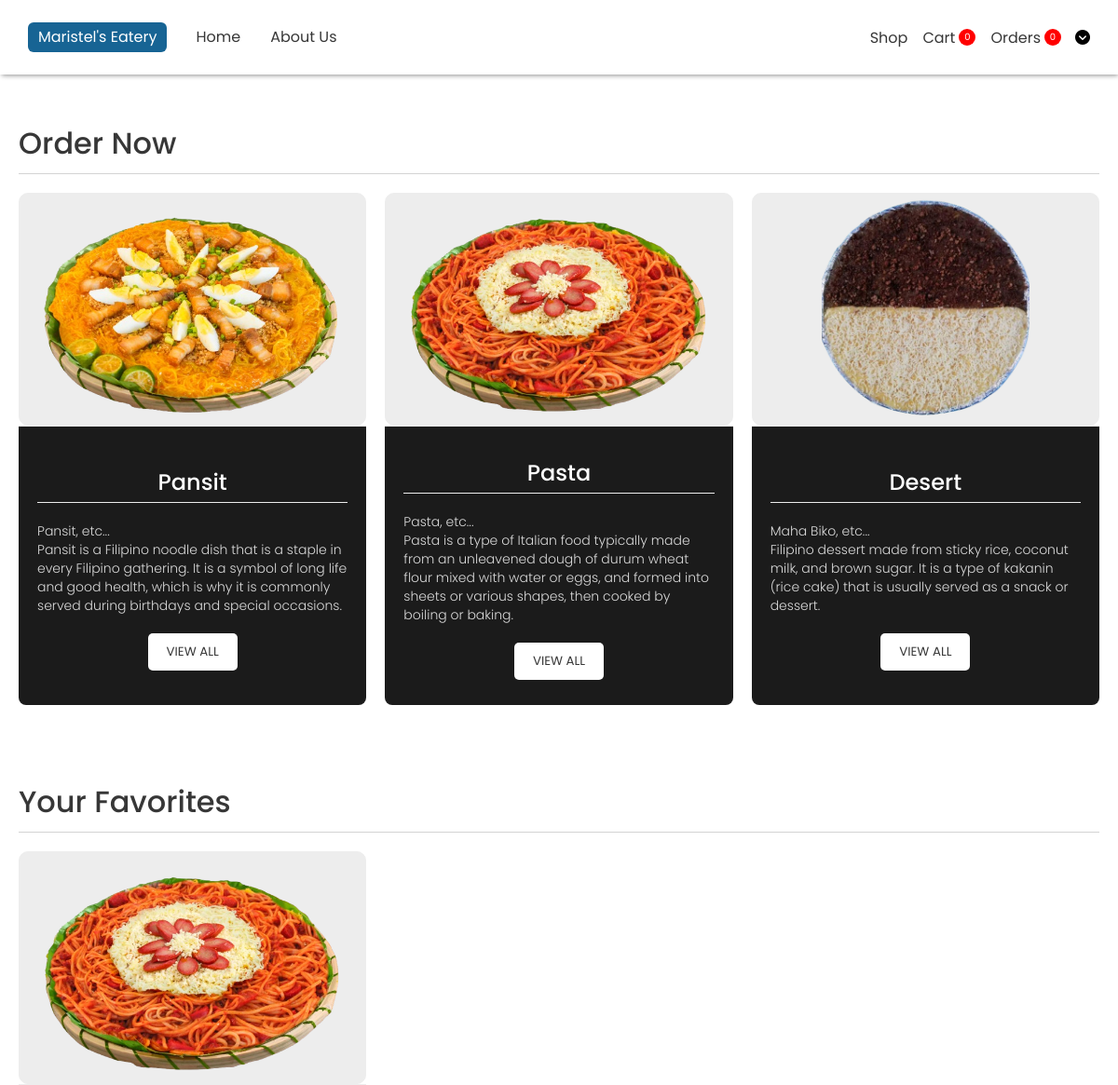
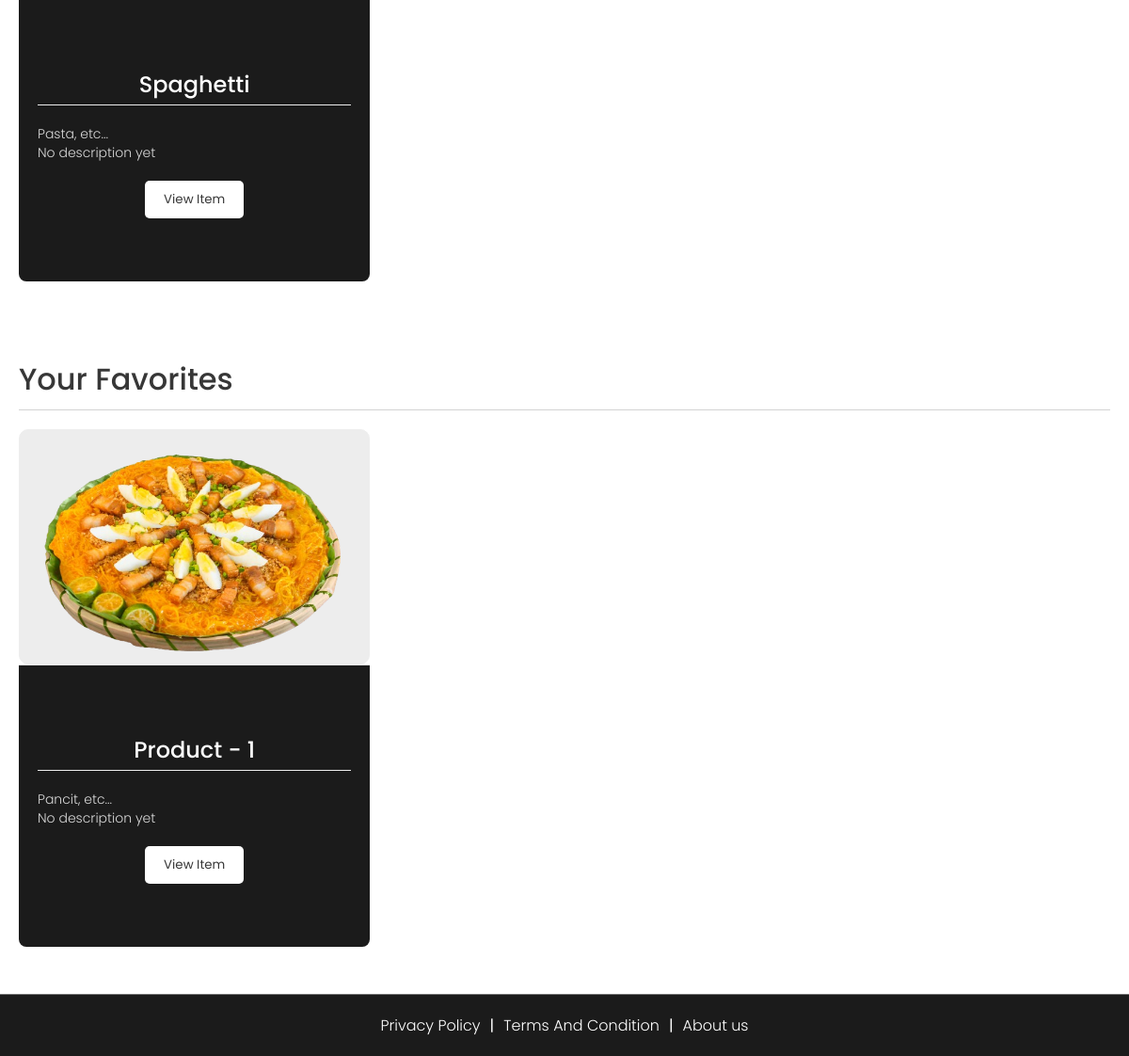
The page /components/Menus.php (signed in) on the database its author committed (2 pictures, top to bottom).
### tables this page shows
CREATE TABLE `tbl_products` (
  `prod_id` int(11) NOT NULL,
  `prod_name` varchar(255) NOT NULL,
  `prod_price_small` int(11) NOT NULL,
  `prod_price_medium` int(11) NOT NULL,
  `prod_price_large` int(11) NOT NULL,
  `prod_description` varchar(255) NOT NULL DEFAULT 'No description yet',
  `prod_type` int(11) NOT NULL,
  `prod_img` varchar(255) NOT NULL
);

CREATE TABLE `tbl_product_type` (
  `prod_type_id` int(11) NOT NULL,
  `prod_type_name` varchar(50) NOT NULL
);

### components/Menus.php (the view, shortened to what this page needs)
<!DOCTYPE html>
<html lang="en">
<head>
    <link rel="stylesheet" href="../styles/general.css">
    <link rel="stylesheet" href="../styles/footer.css">
    <link rel="stylesheet" href="../styles/navbar.css">
    <link rel="stylesheet" href="../styles/products.css">
    <link rel="stylesheet" href="https://cdnjs.cloudflare.com/ajax/libs/font-awesome/6.5.2/css/all.min.css">
</head>
<body>
    <?php include "./navbar.php" ?>
    <main>
        <div class="center">
            <div class="con">
                <div class="header-con">
                    <h1>Order Now</h1>
                </div>
                <div class="container" id="product-container">
                    <div class="con-items">
                        <div class="center grid-container">
                            <div class="content">
                                <div class="grid">
                                    <div class="img-con">
                                        <img src="../assets/products/palabok.png" alt="">
                                    </div>
                                    <div class="details">
                                        <div class="center">
                                            <div class="name">Pansit</div>
                                        </div>
                                        <div class="text">
                                            <div class="title">
                                                Pansit, etc...
                                            </div>
                                            Pansit is a Filipino noodle dish that is a staple in every Filipino gathering. It is a symbol of long life and good health, which is why it is commonly served during birthdays and special occasions.
                                        </div>
                                        <div class="center">
                                            <button class="view-all" data-id="1">VIEW ALL</button>
                                        </div>
                                    </div>
                                </div>
                            </div>
                            <div class="content">
                                <div class="grid">
                                    <div class="img-con">
                                        <img src="../assets/products/prod-1.jpg" alt="">
                                    </div>
                                    <div class="details">
                                        <div class="center">
                                            <div class="name">Pasta</div>
                                        </div>
                                        <div class="text">
                                            <div class="title">
                                                Pasta, etc...
                                            </div>
                                            Pasta is a type of Italian food typically made from an unleavened dough of durum wheat flour mixed with water or eggs, and formed into sheets or various shapes, then cooked by boiling or baking.
                                        </div>
                                        <div class="center">
                                            <button class="view-all" data-id="2">VIEW ALL</button>
                                        </div>
                                    </div>
                                </div>
                            </div>
                            <div class="content">
                                <div class="grid">
                                    <div class="img-con">
                                        <img src="../assets/products/maha-biko.png" alt="">
                                    </div>
                                    <div class="details">
                                        <div class="center">
                                            <div class="name">Desert</div>
                                        </div>
                                        <div class="text">
                                            <div class="title">
                                                Maha Biko, etc...
                                            </div>
                                            Filipino dessert made from sticky rice, coconut milk, and brown sugar. It is a type of kakanin (rice cake) that is usually served as a snack or dessert.
                                        </div>
                                        <div class="center">
                                            <button class="view-all" data-id="3">VIEW ALL</button>
                                        </div>
                                    </div>
                                </div>
                            </div>
                        </div>
                    </div>
                </div>
            </div>
        </div>
        <?php
            if(!empty($_SESSION["user_id"])){
        ?>
            <div class="grid">
                <?php
                    $query = "SELECT tp.*, tpt.prod_type_name, SUM(tc.prod_qnty) AS total_quantity
                                FROM tbl_cart tc
                                INNER JOIN tbl_products tp ON tc.prod_id = tp.prod_id
                                INNER JOIN tbl_product_type tpt ON tp.prod_type = tpt.prod_type_id
                                WHERE tc.account_id = ?
                                GROUP BY tc.prod_id
                                ORDER BY total_quantity DESC, tc.order_date DESC
                                LIMIT 3;";
                    $stmt = $conn->prepare($query);
                    $stmt->bind_param("i", $_SESSION["user_id"]);
                    $stmt->execute();
                    $result = $stmt->get_result();
                    while ($data = $result->fetch_assoc()) {
                ?>
                <div class="center">
                    <div class="con">
                        <div class="header-con">
                            <h1>Your Favorites</h1>
                        </div>
                        <div class="container" id="product-container">
                            <div class="con-items">
                                <div class="center grid-container">
                                    <div class="content">
                                        <div class="grid">
                                            <div class="img-con">
                                                <img src="../assets/products/<?php echo $data["prod_img"] ?>" alt="">
                                            </div>
                                            <div class="details">
                                                <div class="center">
                                                    <div class="name">
                                                        <?php echo $data["prod_name"] ?>
                                                    </div>
                                                </div>
                                                <div class="text">
                                                    <div class="title">
                                                        <?php echo $data["prod_type_name"] ?>, etc...
                                                    </div>
                                                    <?php echo $data["prod_description"] ?>
                                                </div>
                                                <div class="center">
                                                    <button class="view-item" data-item-id="
                                                    <?php echo $data["prod_id"] ?>">View Item</button>
                                                </div>
                                            </div>
                                        </div>
                                    </div>
                                </div>
                            </div>
                        </div>
                    </div>
                </div>
            </div>
        <?php }} ?>
    </main>
    <?php include "./footer.php" ?>
</body>
</html>

### styles/general.css (style rules this page uses)
* { font-family: "Poppins", sans-serif; box-sizing: border-box; margin: 0; transition: 0.3s ease; }
img { height: 100%; width: 100%; object-fit: cover; object-position: center; }
button { cursor: pointer; }

### styles/products.css (style rules this page uses)
body { margin-top: 100px; }
.center, main .center .con .container .con-item .div-button { display: flex; align-items: center; justify-content: center; }
main .con .header-con { padding-bottom: 8px; margin-bottom: 20px; border-bottom: 1px solid lightgray; }
main .con .header-con h1 { font-weight: 500; color: rgb(55, 55, 55); }
main .center .con { max-width: 1200px; width: 100%; padding: 30px 20px; }
main .center .con .img-con { width: 100%; height: 250px; border-radius: 10px; }
main .center .con .img-con img { width: 100%; height: 100%; object-fit: contain; border-radius: 10px; }
.con-items .img-con { height: 300px; cursor: pointer; background-color: rgb(237, 237, 237); }
.details { background: rgb(27, 27, 27); color: white; padding: 10px 20px; border-top: 1px solid rgb(237, 237, 237); margin-bottom: 20px; display: flex; flex-direction: column; justify-content: center; border-bottom-left-radius: 8px; border-bottom-right-radius: 8px; }
.img-con { border: 1px solid rgb(237, 237, 237); position: relative; }
.con-items .grid-container { display: grid; grid-template-columns: repeat(3, 1fr); gap: 20px; }
.center .name { font-size: 24px; font-weight: 500; color: white; padding: 4px; border-bottom: 1px solid rgb(237, 237, 237); width: 100%; text-align: center; }
.text { font-size: 14px; font-weight: 300; color: rgb(218, 218, 218); line-height: 20px; margin: 20px 0; }
.center button { padding: 10px 20px; background-color: white; color: rgb(55, 55, 55); border: none; border-radius: 5px; cursor: pointer; transition: 0.16s ease-in-out; display: flex; gap: 6px; align-items: center; }
.content .details { height: 300px; }

### rows shown on the page
tbl_products: prod_img (picture), prod_name "Spaghetti", tbl_product_type.prod_type_name "Pasta", prod_description "No description yet"
tbl_products: prod_img (picture), prod_name "Product - 1", tbl_product_type.prod_type_name "Pancit", prod_description "No description yet"

### other values the page prints
$data["cartCount"] "0"
$data["CountItems"] "0"
